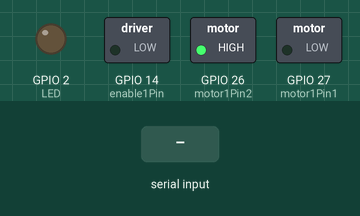
This program was run on a simulated ESP32. Shown: switched loads named in the program (green lamp = pin HIGH), output pins drawn as LEDs (lit = HIGH). The test bench sets the inputs (shaded band). Nothing arrives over Bluetooth unless stated; what the program prints to the serial monitor is not drawn.

Above: at 1.2 s.
1.3 s: "1\n" received over the second serial link
Timing chart, 0 to 4.3 s (numbered marks = the images above; inputs shaded):
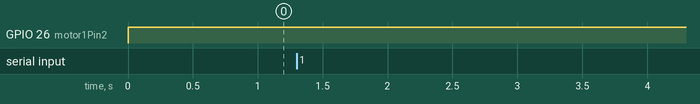

Measured:
- after the input at 1.3 s, every drawn part: stays the same

The program:

main.cpp
```cpp
#include <Arduino.h>
#include <ArduinoJson.h>
#include "motor.h"
#include "BluetoothSerial.h"
#include <algorithm>
#include <string>

#if !defined(CONFIG_BT_ENABLED) || !defined(CONFIG_BLUEDROID_ENABLED)
#error Bluetooth is not enabled! Please run `make menuconfig` to and enable it
#endif

#define BLUETTOTHNAME "RopyBT"
#define LED 2

BluetoothSerial SerialBT;
boolean isConnected;
Motor motor;

//string buffer for the bluetooth serial connection
String lineBuffer;

//Json
StaticJsonBuffer<200> jsonBuffer;

void callback(esp_spp_cb_event_t event, esp_spp_cb_param_t *param){
  //Serial.println("event" + event);
  if(event == ESP_SPP_SRV_OPEN_EVT){
    digitalWrite(LED,HIGH);
    isConnected = true;
    Serial.println("Client is Connected callback");
  }

  if(event == ESP_SPP_CLOSE_EVT ){
    isConnected = false;
    digitalWrite(LED,LOW);
    Serial.println("Client disconnected");
  }
}


String ReadLine(){
  boolean hasEndOfLine = false;
  while(SerialBT.available() > 0 && !hasEndOfLine){
    char receivedChar = SerialBT.read();
    Serial.println("reading");
    Serial.print("received a char: "); Serial.println(receivedChar);
    switch(receivedChar){
      case '\n':
        hasEndOfLine = true;
        break;
      default:
        lineBuffer += receivedChar;
    }
    delay(2);
  }

  if(hasEndOfLine){
    String returnValue = lineBuffer;
    lineBuffer = "";
    return returnValue;
  }
  return "";
}

void handleBTInput(String json){
  int last = json.length() - 1;
  char lastChar = json[last];
  if(lastChar == '\n') Serial.println("last is linebreak");
  //str.erase(std::remove(str.begin(), str.end(), '\n'), str.end());
  JsonObject& command = jsonBuffer.parseObject(json);
  if(command.success()){
    Serial.println("read command");
    float motorSpeed = command["motor"]["speed"];
    Serial.println(motorSpeed);
    motor.setPercentage(motorSpeed);
  }else{
    Serial.print("unable to parse"); Serial.println(json);
  }
  jsonBuffer.clear();
}

/// SETUP
void setup() {

  Serial.begin(115200);
  SerialBT.register_callback(callback);
  if(!SerialBT.begin(BLUETTOTHNAME)){
     Serial.println("Unable to start bluetooth");
  }
  Serial.println("The device started, now you can pair it with bluetooth! DO it!");

  pinMode(LED,OUTPUT);

  motor.setup();
  motor.stop();
}

void loop() {

  motor.loop();

  String btCommand = ReadLine();
  if(btCommand != ""){
    Serial.print("BTCommand received "); Serial.println(btCommand);
    handleBTInput(btCommand);
  }


  /*
  if (Serial.available()) {
    SerialBT.write(Serial.read());
  }
  if (SerialBT.available()) {
    Serial.write(SerialBT.read());
  }
  */
  //
}


void motorTest() {
    delay(3000);
    motor.setPercentage(0.1f);
    motor.loop();

    delay(3000);
    motor.setPercentage(-0.25f);
    motor.loop();

    delay(3000);
    motor.setPercentage(0.5f);
    motor.loop();

    delay(3000);
    motor.setPercentage(-0.75f);
    motor.loop();

    delay(3000);
    motor.setPercentage(1.75f);
    motor.loop();
}
```

motor.cpp
```cpp
#include <Arduino.h>
#include "motor.h"


void Motor::setup(){
        pinMode(Motor::motor1Pin1, OUTPUT);
        pinMode(Motor::motor1Pin2, OUTPUT);
        pinMode(Motor::enable1Pin, OUTPUT);
        ledcSetup(Motor::pwmChannel, Motor::freq, Motor::resolution);
        ledcAttachPin(Motor::enable1Pin, Motor::pwmChannel);
        Serial.println("setup motor done");
    }

void Motor::loop(){
    /*
    if(abs(Motor::percentage) < 0.01)
    {
        Motor::stop();
        return;
    }
    */
    int a = (Motor::percentage > 0.0f) ? HIGH:LOW;
    int b = (Motor::percentage > 0.0f) ? LOW:HIGH;
    digitalWrite(Motor::motor1Pin1, a);
    digitalWrite(Motor::motor1Pin2, b);

    ledcWrite(Motor::pwmChannel, Motor::percentage * 255);
}

void Motor::foreward(){
    ledcWrite(Motor::pwmChannel, 255);
     Serial.println("Motor foreward");
    digitalWrite(Motor::motor1Pin1, HIGH);
    digitalWrite(Motor::motor1Pin2, LOW);
}

void Motor::backward(){
    ledcWrite(Motor::pwmChannel, 255);
     Serial.println("Motor backward");
    digitalWrite(Motor::motor1Pin1, LOW);
    digitalWrite(Motor::motor1Pin2, HIGH);
}

void Motor::setPercentage(float percentage){
    Motor::percentage = constrain(percentage, -1.0f, 1.0f);
    Serial.print("Setting percentage to:"); Serial.println(Motor::percentage);
}

void Motor::stop(){
    Serial.println("Motor stopped");
    digitalWrite(Motor::motor1Pin1, LOW);
    digitalWrite(Motor::motor1Pin2, LOW);
}
```

motor.h
```cpp
#ifndef MOTOR_H
#define MOTOR_H

class Motor
{
    private:
         // Motor A
        int motor1Pin1 = 27;
        int motor1Pin2 = 26;
        int enable1Pin = 14;

        // Setting PWM properties
        const int freq = 30000;
        const int pwmChannel = 0;
        const int resolution = 8;
        int dutyCycle = 200;

        float percentage;

    public:
        void setup();
        void loop();
        void setPercentage(float percentage);
        void stop();
        void foreward();
        void backward();
};

#endif
```
